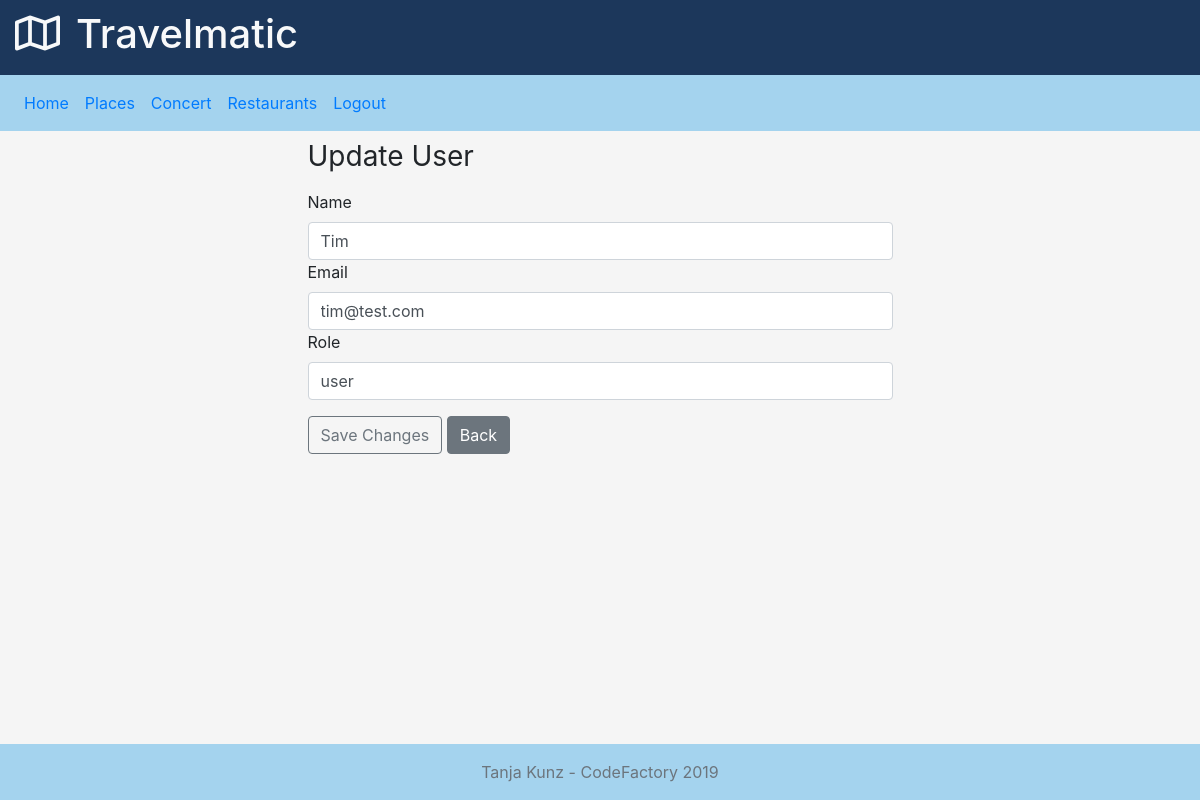
The app's page /crud/updateUser.php?id=1 with its own data.
### tables this page shows
CREATE TABLE `users` (
  `user_id` int(6) NOT NULL,
  `name` varchar(20) NOT NULL,
  `email` varchar(30) NOT NULL,
  `passw` varchar(255) NOT NULL,
  `role` varchar(10) NOT NULL DEFAULT 'user'
);

### crud/updateUser.php (the view, shortened to what this page needs)
<?php
require_once 'actions/db_connect.php';
if ($_GET['id']) {
   $id = $_GET['id'];
   $sql = "SELECT * FROM users WHERE user_id = {$id}" ;
   $result = $conn->query($sql);
   $data = $result->fetch_assoc();
?>
<!DOCTYPE html>
<html lang="en">
<head>
    <link href="https://stackpath.bootstrapcdn.com/bootstrap/4.3.1/css/bootstrap.min.css" rel="stylesheet">
    <link rel="stylesheet" href="css/style.css">
</head>
<body>
  <div class="container-fluid mb-5">
      <header class="fixed-top">
         <div class="col-12 d-flex" id="header">
            <p class="h1 align-self-center text-light"><i class="far fa-map pr-3"></i>Travelmatic</p>
         </div>
         <nav class="navbar navbar-expand-md">
            <div class="collapse navbar-collapse" id="navbarCollapse">
                <ul class="navbar-nav mr-auto">
                    <li class="nav-item active">
                        <a class="nav-link" href="home.php">Home</a>
                    </li>
                    <li class="nav-item">
                        <a class="nav-link" href="places.php">Places</a>
                    </li>
                    <li class="nav-item">
                        <a class="nav-link" href="concert.php">Concert</a>
                    </li>
                    <li class="nav-item">
                        <a class="nav-link" href="restaurants.php">Restaurants</a>
                    </li>
                    <li>
                      <a class="nav-link" href="actions/a_logout.php?logout">Logout</a>
                    </li>
            </div>
        </nav>
      </header>
    <main>
      <fieldset>
      <form action="actions/a_updateUser.php"  method="post">
        <h1 class="h3 mb-3 font-weight-normal">Update User</h1>
        <label>Name</label>
        <input type="text" name="name" class="form-control" placeholder="Name" maxlength="50" value="<?php echo $data['name'] ?>" autofocus>
        <label>Email</label>
        <input type="text" name="email" class="form-control" placeholder="Email" maxlength="50" value="<?php echo $data['email'] ?>" autofocus>
        <label>Role</label>
        <input type="text" name="role" class="form-control" placeholder="Role" maxlength="50" value="<?php echo $data['role'] ?>" autofocus>
        <div class="mt-3">
          <button class="btn btn-outline-secondary" type="submit">Save Changes</button>
          <a href="usersAdmin.php"><button class="btn btn-secondary" type="button" >Back</button></a>
        </div>
      </form>
      </fieldset>
    </main>
    <footer class="footer fixed-bottom py-3">
         <div class="container text-center">
            <span class="text-muted">Tanja Kunz - CodeFactory 2019</span>
         </div>
      </footer>
  </div>
</body >
</html >
<?php
}
?>

### crud/css/style.css (style rules this page uses)
#header { height: 75px; background-color: #1c375b; }
nav, footer { background-color: #a4d3ee; }
main { margin-top: 70px; }
body { height: 100%; padding-top: 40px; padding-bottom: 40px; background-color: #f5f5f5; }

### crud/updateUser.php (style rules this page uses)
fieldset { margin : auto; margin-top: 100px; width: 50%; }

### records on screen
users: name "Tim", email "tim@test.com", role "user"
